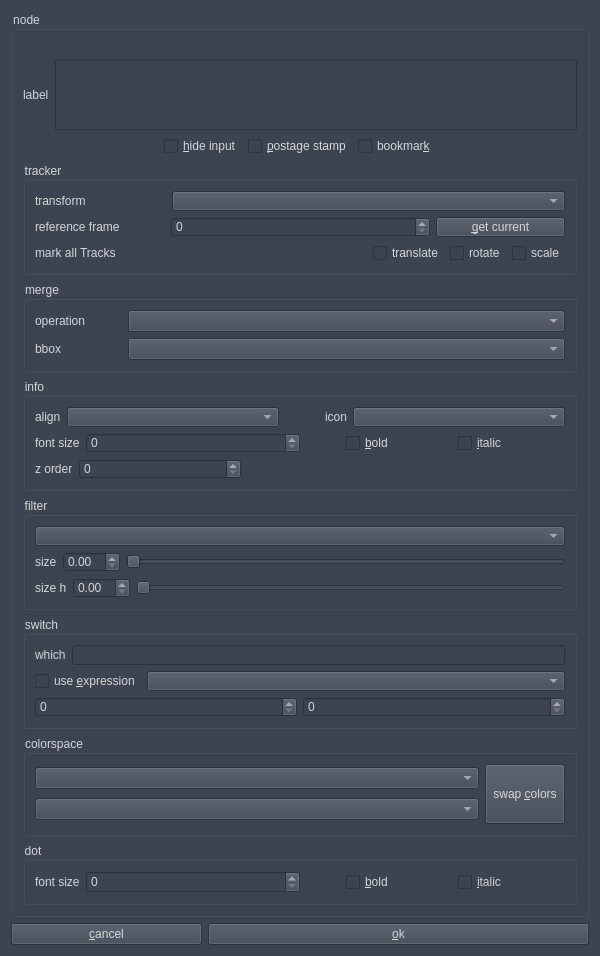
<?xml version="1.0" encoding="UTF-8"?>
<ui version="4.0">
 <class>frm_SmartLabel</class>
 <widget class="QWidget" name="frm_SmartLabel">
  <property name="geometry">
   <rect>
    <x>0</x>
    <y>0</y>
    <width>600</width>
    <height>956</height>
   </rect>
  </property>
  <property name="minimumSize">
   <size>
    <width>600</width>
    <height>300</height>
   </size>
  </property>
  <property name="windowTitle">
   <string>smartLabel 2.0</string>
  </property>
  <property name="styleSheet">
   <string notr="true">background-color: rgb(60, 68, 81);
color: rgb(213, 213, 213);
font: 10pt &quot;MS Shell Dlg 2&quot;;
disabled-color: rgb(50, 50, 50);</string>
  </property>
  <layout class="QVBoxLayout" name="verticalLayout_2">
   <item>
    <layout class="QVBoxLayout" name="layV_window" stretch="1,0">
     <item>
      <widget class="QGroupBox" name="grp_Node">
       <property name="title">
        <string>node</string>
       </property>
       <layout class="QVBoxLayout" name="verticalLayout">
        <item>
         <layout class="QHBoxLayout" name="layH_Node1">
          <property name="topMargin">
           <number>20</number>
          </property>
          <item>
           <widget class="QLabel" name="lbl_NodeLabel">
            <property name="text">
             <string>label</string>
            </property>
           </widget>
          </item>
          <item>
           <widget class="QTextEdit" name="edt_NodeLabel">
            <property name="toolTip">
             <string>write new label here
It is not allowed to use special characters for nodes</string>
            </property>
            <property name="acceptRichText">
             <bool>true</bool>
            </property>
           </widget>
          </item>
         </layout>
        </item>
        <item>
         <layout class="QHBoxLayout" name="layH_Node2">
          <item>
           <spacer name="spcH_Node1">
            <property name="orientation">
             <enum>Qt::Horizontal</enum>
            </property>
            <property name="sizeHint" stdset="0">
             <size>
              <width>40</width>
              <height>20</height>
             </size>
            </property>
           </spacer>
          </item>
          <item>
           <widget class="QCheckBox" name="ckx_HideInput">
            <property name="toolTip">
             <string>use alt + h as shortcut</string>
            </property>
            <property name="text">
             <string>&amp;hide input</string>
            </property>
           </widget>
          </item>
          <item>
           <widget class="QCheckBox" name="ckx_PostageStamp">
            <property name="toolTip">
             <string>use alt + p as shortcut</string>
            </property>
            <property name="text">
             <string>&amp;postage stamp</string>
            </property>
           </widget>
          </item>
          <item>
           <widget class="QCheckBox" name="ckx_Bookmark">
            <property name="toolTip">
             <string>use alt + k as shortcut</string>
            </property>
            <property name="text">
             <string>bookmar&amp;k</string>
            </property>
           </widget>
          </item>
          <item>
           <spacer name="spcH_Node2">
            <property name="orientation">
             <enum>Qt::Horizontal</enum>
            </property>
            <property name="sizeHint" stdset="0">
             <size>
              <width>40</width>
              <height>20</height>
             </size>
            </property>
           </spacer>
          </item>
         </layout>
        </item>
        <item>
         <widget class="QGroupBox" name="grp_Tracker">
          <property name="title">
           <string>tracker</string>
          </property>
          <layout class="QVBoxLayout" name="verticalLayout_3">
           <item>
            <layout class="QHBoxLayout" name="layH_TrackerA" stretch="1,3">
             <item>
              <widget class="QLabel" name="lbl_TrackerTransform">
               <property name="text">
                <string>transform</string>
               </property>
              </widget>
             </item>
             <item>
              <widget class="QComboBox" name="cbx_TrackerTransform">
               <property name="toolTip">
                <string>set new transform method</string>
               </property>
              </widget>
             </item>
            </layout>
           </item>
           <item>
            <layout class="QHBoxLayout" name="layH_TrackerB" stretch="1,2,1">
             <item>
              <widget class="QLabel" name="lbl_TrackerRefFrame">
               <property name="text">
                <string>reference frame</string>
               </property>
              </widget>
             </item>
             <item>
              <widget class="QSpinBox" name="spn_TrackerRefFrame">
               <property name="toolTip">
                <string>set new reference frame</string>
               </property>
              </widget>
             </item>
             <item>
              <widget class="QPushButton" name="btn_TrackerGetFrame">
               <property name="toolTip">
                <string>get current frame from viewer
use alt + g as shortcut</string>
               </property>
               <property name="text">
                <string>&amp;get current</string>
               </property>
              </widget>
             </item>
            </layout>
           </item>
           <item>
            <layout class="QHBoxLayout" name="layH_MarkTracks" stretch="1,0,0,0">
             <item>
              <widget class="QLabel" name="lbl_MarkTracks">
               <property name="text">
                <string>mark all Tracks</string>
               </property>
              </widget>
             </item>
             <item>
              <widget class="QCheckBox" name="ckx_Translate">
               <property name="text">
                <string>translate</string>
               </property>
              </widget>
             </item>
             <item>
              <widget class="QCheckBox" name="ckx_Rotate">
               <property name="text">
                <string>rotate</string>
               </property>
              </widget>
             </item>
             <item>
              <widget class="QCheckBox" name="ckx_Scale">
               <property name="text">
                <string>scale</string>
               </property>
              </widget>
             </item>
            </layout>
           </item>
          </layout>
         </widget>
        </item>
        <item>
         <widget class="QGroupBox" name="grp_Merge">
          <property name="title">
           <string>merge</string>
          </property>
          <layout class="QVBoxLayout" name="verticalLayout_4">
           <item>
            <layout class="QHBoxLayout" name="layH_Merge1" stretch="1,5">
             <item>
              <widget class="QLabel" name="lbl_MergeOperation">
               <property name="text">
                <string>operation</string>
               </property>
              </widget>
             </item>
             <item>
              <widget class="QComboBox" name="cbx_MergeOperation">
               <property name="toolTip">
                <string>set new operation for Merge and Channel Merge</string>
               </property>
              </widget>
             </item>
            </layout>
           </item>
           <item>
            <layout class="QHBoxLayout" name="layH_Merge2" stretch="1,5">
             <item>
              <widget class="QLabel" name="lbl_MergeBbox">
               <property name="text">
                <string>bbox</string>
               </property>
              </widget>
             </item>
             <item>
              <widget class="QComboBox" name="cbx_MergeBBox">
               <property name="toolTip">
                <string>set new Bbox for Merge, Channel Merge and Keymix</string>
               </property>
              </widget>
             </item>
            </layout>
           </item>
          </layout>
         </widget>
        </item>
        <item>
         <widget class="QGroupBox" name="grp_Info">
          <property name="title">
           <string>info</string>
          </property>
          <layout class="QVBoxLayout" name="verticalLayout_5">
           <item>
            <layout class="QHBoxLayout" name="layH_Info1" stretch="0,5,0,0,5">
             <item>
              <widget class="QLabel" name="lbl_InfoAlign">
               <property name="text">
                <string>align</string>
               </property>
              </widget>
             </item>
             <item>
              <widget class="QComboBox" name="cbx_InfoAlign">
               <property name="toolTip">
                <string>set alignment for Backdrop and StickyNote</string>
               </property>
              </widget>
             </item>
             <item>
              <spacer name="spcH_Info3">
               <property name="orientation">
                <enum>Qt::Horizontal</enum>
               </property>
               <property name="sizeHint" stdset="0">
                <size>
                 <width>40</width>
                 <height>20</height>
                </size>
               </property>
              </spacer>
             </item>
             <item>
              <widget class="QLabel" name="lbl_InfoIcon">
               <property name="text">
                <string>icon</string>
               </property>
              </widget>
             </item>
             <item>
              <widget class="QComboBox" name="cbx_InfoIcon">
               <property name="toolTip">
                <string>put an Icon at the beginning of the text</string>
               </property>
              </widget>
             </item>
            </layout>
           </item>
           <item>
            <layout class="QHBoxLayout" name="layH_Info2" stretch="0,2,0,1,1">
             <item>
              <widget class="QLabel" name="lbl_InfoFontSize">
               <property name="text">
                <string>font size</string>
               </property>
              </widget>
             </item>
             <item>
              <widget class="QSpinBox" name="spn_InfoFontSize">
               <property name="toolTip">
                <string>set the font size to Backdrop and StickyNote</string>
               </property>
              </widget>
             </item>
             <item>
              <spacer name="spcH_Info2">
               <property name="orientation">
                <enum>Qt::Horizontal</enum>
               </property>
               <property name="sizeHint" stdset="0">
                <size>
                 <width>40</width>
                 <height>20</height>
                </size>
               </property>
              </spacer>
             </item>
             <item>
              <widget class="QCheckBox" name="ckx_InfoBold">
               <property name="toolTip">
                <string>set font as bold to Backdrop and StickyNote</string>
               </property>
               <property name="text">
                <string>&amp;bold</string>
               </property>
              </widget>
             </item>
             <item>
              <widget class="QCheckBox" name="ckx_InfoItalic">
               <property name="toolTip">
                <string>set font as italic to Backdrop and StickyNote</string>
               </property>
               <property name="text">
                <string>&amp;italic</string>
               </property>
              </widget>
             </item>
            </layout>
           </item>
           <item>
            <layout class="QHBoxLayout" name="layH_Info3" stretch="0,1,2">
             <item>
              <widget class="QLabel" name="lbl_InfoZOrder">
               <property name="text">
                <string>z order</string>
               </property>
              </widget>
             </item>
             <item>
              <widget class="QSpinBox" name="spn_InfoZOrder">
               <property name="toolTip">
                <string>set zOrder for Backdrop</string>
               </property>
              </widget>
             </item>
             <item>
              <spacer name="spcH_Info1">
               <property name="orientation">
                <enum>Qt::Horizontal</enum>
               </property>
               <property name="sizeHint" stdset="0">
                <size>
                 <width>40</width>
                 <height>20</height>
                </size>
               </property>
              </spacer>
             </item>
            </layout>
           </item>
          </layout>
         </widget>
        </item>
        <item>
         <widget class="QGroupBox" name="grp_Filter">
          <property name="title">
           <string>filter</string>
          </property>
          <layout class="QVBoxLayout" name="verticalLayout_6">
           <item>
            <widget class="QComboBox" name="cbx_FilterChannels">
             <property name="toolTip">
              <string>set channel for Filter nodes</string>
             </property>
            </widget>
           </item>
           <item>
            <layout class="QHBoxLayout" name="layH_Filter1">
             <item>
              <widget class="QLabel" name="lbl_FilterSize">
               <property name="text">
                <string>size</string>
               </property>
              </widget>
             </item>
             <item>
              <widget class="QDoubleSpinBox" name="spn_FilterSize">
               <property name="toolTip">
                <string>set filter size for Filter nodes</string>
               </property>
              </widget>
             </item>
             <item>
              <widget class="QSlider" name="sld_FilterSize">
               <property name="toolTip">
                <string>set filter size for Filter nodes</string>
               </property>
               <property name="orientation">
                <enum>Qt::Horizontal</enum>
               </property>
              </widget>
             </item>
            </layout>
           </item>
           <item>
            <layout class="QHBoxLayout" name="horizontalLayout_2">
             <item>
              <widget class="QLabel" name="lbl_FilterSizeB">
               <property name="text">
                <string>size h</string>
               </property>
              </widget>
             </item>
             <item>
              <widget class="QDoubleSpinBox" name="spn_FilterSizeB">
               <property name="toolTip">
                <string>set filter size for Filter nodes</string>
               </property>
              </widget>
             </item>
             <item>
              <widget class="QSlider" name="sld_FilterSizeB">
               <property name="toolTip">
                <string>set filter size for Filter nodes</string>
               </property>
               <property name="orientation">
                <enum>Qt::Horizontal</enum>
               </property>
              </widget>
             </item>
            </layout>
           </item>
          </layout>
         </widget>
        </item>
        <item>
         <widget class="QGroupBox" name="grp_Switch">
          <property name="title">
           <string>switch</string>
          </property>
          <layout class="QVBoxLayout" name="verticalLayout_7">
           <item>
            <layout class="QHBoxLayout" name="layH_Switch1">
             <item>
              <widget class="QLabel" name="lbl_SwitchWhich">
               <property name="text">
                <string>which</string>
               </property>
              </widget>
             </item>
             <item>
              <widget class="QLineEdit" name="edt_SwitchWhich">
               <property name="toolTip">
                <string>set input value for Switch and Dissolve</string>
               </property>
              </widget>
             </item>
            </layout>
           </item>
           <item>
            <layout class="QHBoxLayout" name="layH_Switch2" stretch="0,2">
             <item>
              <widget class="QCheckBox" name="ckx_SwitchExpression">
               <property name="toolTip">
                <string>set an expression for Switch and Dissolve</string>
               </property>
               <property name="text">
                <string>use &amp;expression</string>
               </property>
              </widget>
             </item>
             <item>
              <widget class="QComboBox" name="cbx_SwitchExpression">
               <property name="toolTip">
                <string>choose an expression to Switch and Dissolve</string>
               </property>
              </widget>
             </item>
            </layout>
           </item>
           <item>
            <layout class="QHBoxLayout" name="layH_Switch3">
             <item>
              <widget class="QSpinBox" name="spn_SwitchValueA">
               <property name="toolTip">
                <string>set frame value for expressions</string>
               </property>
              </widget>
             </item>
             <item>
              <widget class="QSpinBox" name="spn_SwitchValueB">
               <property name="toolTip">
                <string>set second frame value for inrange expression</string>
               </property>
              </widget>
             </item>
            </layout>
           </item>
          </layout>
         </widget>
        </item>
        <item>
         <widget class="QGroupBox" name="grp_Colorspaces">
          <property name="title">
           <string>colorspace</string>
          </property>
          <layout class="QHBoxLayout" name="horizontalLayout_8" stretch="2,0">
           <item>
            <layout class="QVBoxLayout" name="layV_Colorspace1">
             <item>
              <widget class="QComboBox" name="cbx_ColorValueA">
               <property name="toolTip">
                <string>set log2lin/ lin2log to Log2Lin
set in colorspace for OCIOColorspace and Colorspace</string>
               </property>
              </widget>
             </item>
             <item>
              <widget class="QComboBox" name="cbx_ColorValueB">
               <property name="toolTip">
                <string>set out colorspace for OCIOColorspace and Colorspace</string>
               </property>
              </widget>
             </item>
            </layout>
           </item>
           <item>
            <widget class="QPushButton" name="btn_ColorspaceSwap">
             <property name="minimumSize">
              <size>
               <width>0</width>
               <height>60</height>
              </size>
             </property>
             <property name="toolTip">
              <string>swap between in and out values
use alt + c as shortcut</string>
             </property>
             <property name="text">
              <string>swap &amp;colors</string>
             </property>
            </widget>
           </item>
          </layout>
         </widget>
        </item>
        <item>
         <widget class="QGroupBox" name="grp_Dot">
          <property name="title">
           <string>dot</string>
          </property>
          <layout class="QHBoxLayout" name="horizontalLayout_9" stretch="0,2,0,1,1">
           <item>
            <widget class="QLabel" name="lbl_DotFontSize">
             <property name="text">
              <string>font size</string>
             </property>
            </widget>
           </item>
           <item>
            <widget class="QSpinBox" name="spn_DotFontSize">
             <property name="toolTip">
              <string>set the font size to Dot</string>
             </property>
            </widget>
           </item>
           <item>
            <spacer name="spcH_Dot1">
             <property name="orientation">
              <enum>Qt::Horizontal</enum>
             </property>
             <property name="sizeHint" stdset="0">
              <size>
               <width>40</width>
               <height>20</height>
              </size>
             </property>
            </spacer>
           </item>
           <item>
            <widget class="QCheckBox" name="ckx_DotBold">
             <property name="toolTip">
              <string>set font as bold to Dot</string>
             </property>
             <property name="text">
              <string>&amp;bold</string>
             </property>
            </widget>
           </item>
           <item>
            <widget class="QCheckBox" name="ckx_DotItalic">
             <property name="toolTip">
              <string>set font as italic to Dot</string>
             </property>
             <property name="text">
              <string>&amp;italic</string>
             </property>
            </widget>
           </item>
          </layout>
         </widget>
        </item>
       </layout>
      </widget>
     </item>
     <item>
      <layout class="QHBoxLayout" name="layH_Buttons1" stretch="1,2">
       <item>
        <widget class="QPushButton" name="btn_cancel">
         <property name="toolTip">
          <string>cancel any changes done and close this window</string>
         </property>
         <property name="text">
          <string>&amp;cancel</string>
         </property>
         <property name="shortcut">
          <string>Esc</string>
         </property>
        </widget>
       </item>
       <item>
        <widget class="QPushButton" name="btn_OK">
         <property name="toolTip">
          <string>confirm your changes and close this window</string>
         </property>
         <property name="text">
          <string>&amp;ok</string>
         </property>
         <property name="shortcut">
          <string>Return</string>
         </property>
        </widget>
       </item>
      </layout>
     </item>
    </layout>
   </item>
  </layout>
 </widget>
 <tabstops>
  <tabstop>edt_NodeLabel</tabstop>
  <tabstop>btn_OK</tabstop>
  <tabstop>ckx_HideInput</tabstop>
  <tabstop>ckx_PostageStamp</tabstop>
  <tabstop>ckx_Bookmark</tabstop>
  <tabstop>cbx_TrackerTransform</tabstop>
  <tabstop>spn_TrackerRefFrame</tabstop>
  <tabstop>btn_TrackerGetFrame</tabstop>
  <tabstop>ckx_Translate</tabstop>
  <tabstop>ckx_Rotate</tabstop>
  <tabstop>ckx_Scale</tabstop>
  <tabstop>cbx_MergeOperation</tabstop>
  <tabstop>cbx_MergeBBox</tabstop>
  <tabstop>cbx_InfoAlign</tabstop>
  <tabstop>cbx_InfoIcon</tabstop>
  <tabstop>spn_InfoFontSize</tabstop>
  <tabstop>ckx_InfoBold</tabstop>
  <tabstop>ckx_InfoItalic</tabstop>
  <tabstop>spn_InfoZOrder</tabstop>
  <tabstop>cbx_FilterChannels</tabstop>
  <tabstop>spn_FilterSize</tabstop>
  <tabstop>sld_FilterSize</tabstop>
  <tabstop>spn_FilterSizeB</tabstop>
  <tabstop>sld_FilterSizeB</tabstop>
  <tabstop>edt_SwitchWhich</tabstop>
  <tabstop>ckx_SwitchExpression</tabstop>
  <tabstop>cbx_SwitchExpression</tabstop>
  <tabstop>spn_SwitchValueA</tabstop>
  <tabstop>spn_SwitchValueB</tabstop>
  <tabstop>cbx_ColorValueA</tabstop>
  <tabstop>cbx_ColorValueB</tabstop>
  <tabstop>btn_ColorspaceSwap</tabstop>
  <tabstop>spn_DotFontSize</tabstop>
  <tabstop>ckx_DotBold</tabstop>
  <tabstop>ckx_DotItalic</tabstop>
  <tabstop>btn_cancel</tabstop>
 </tabstops>
 <resources/>
 <connections/>
</ui>
